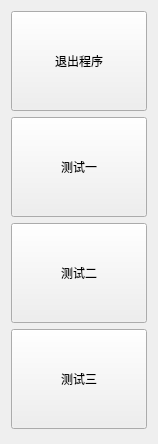
<?xml version="1.0" encoding="UTF-8"?>
<ui version="4.0">
 <class>TabFrame</class>
 <widget class="QWidget" name="TabFrame">
  <property name="geometry">
   <rect>
    <x>0</x>
    <y>0</y>
    <width>158</width>
    <height>444</height>
   </rect>
  </property>
  <property name="windowTitle">
   <string>Form</string>
  </property>
  <layout class="QGridLayout" name="gridLayout_2">
   <item row="0" column="0">
    <layout class="QVBoxLayout" name="verticalLayout">
     <item>
      <widget class="QPushButton" name="button_exit">
       <property name="minimumSize">
        <size>
         <width>100</width>
         <height>100</height>
        </size>
       </property>
       <property name="text">
        <string>退出程序</string>
       </property>
      </widget>
     </item>
     <item>
      <widget class="QPushButton" name="button_test1">
       <property name="minimumSize">
        <size>
         <width>100</width>
         <height>100</height>
        </size>
       </property>
       <property name="text">
        <string>测试一</string>
       </property>
      </widget>
     </item>
     <item>
      <widget class="QPushButton" name="button_test2">
       <property name="minimumSize">
        <size>
         <width>100</width>
         <height>100</height>
        </size>
       </property>
       <property name="text">
        <string>测试二</string>
       </property>
      </widget>
     </item>
     <item>
      <widget class="QPushButton" name="button_test3">
       <property name="minimumSize">
        <size>
         <width>100</width>
         <height>100</height>
        </size>
       </property>
       <property name="text">
        <string>测试三</string>
       </property>
      </widget>
     </item>
     <item>
      <spacer name="verticalSpacer">
       <property name="orientation">
        <enum>Qt::Vertical</enum>
       </property>
       <property name="sizeHint" stdset="0">
        <size>
         <width>20</width>
         <height>40</height>
        </size>
       </property>
      </spacer>
     </item>
    </layout>
   </item>
  </layout>
 </widget>
 <resources/>
 <connections>
  <connection>
   <sender>button_exit</sender>
   <signal>clicked()</signal>
   <receiver>TabFrame</receiver>
   <slot>button_exit_onClick()</slot>
   <hints>
    <hint type="sourcelabel">
     <x>105</x>
     <y>71</y>
    </hint>
    <hint type="destinationlabel">
     <x>154</x>
     <y>87</y>
    </hint>
   </hints>
  </connection>
  <connection>
   <sender>button_test1</sender>
   <signal>clicked()</signal>
   <receiver>TabFrame</receiver>
   <slot>button_test1_onClick()</slot>
   <hints>
    <hint type="sourcelabel">
     <x>118</x>
     <y>164</y>
    </hint>
    <hint type="destinationlabel">
     <x>156</x>
     <y>176</y>
    </hint>
   </hints>
  </connection>
  <connection>
   <sender>button_test2</sender>
   <signal>clicked()</signal>
   <receiver>TabFrame</receiver>
   <slot>button_test2_onClick()</slot>
   <hints>
    <hint type="sourcelabel">
     <x>118</x>
     <y>270</y>
    </hint>
    <hint type="destinationlabel">
     <x>152</x>
     <y>270</y>
    </hint>
   </hints>
  </connection>
  <connection>
   <sender>button_test3</sender>
   <signal>clicked()</signal>
   <receiver>TabFrame</receiver>
   <slot>button_test3_onClick()</slot>
   <hints>
    <hint type="sourcelabel">
     <x>122</x>
     <y>348</y>
    </hint>
    <hint type="destinationlabel">
     <x>152</x>
     <y>348</y>
    </hint>
   </hints>
  </connection>
 </connections>
 <slots>
  <slot>button_exit_onClick()</slot>
  <slot>button_test1_onClick()</slot>
  <slot>button_test2_onClick()</slot>
  <slot>button_test3_onClick()</slot>
 </slots>
</ui>
